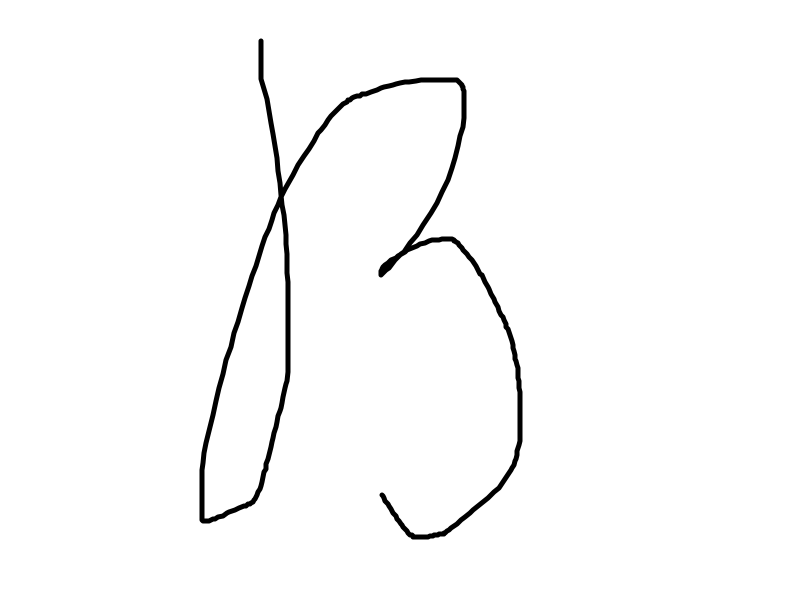
#> input picture ANN #1/Обучающая выборка/Оригинал/В/18.png, 800 x 600 px, given as the content of the folder ие/Лабораторные работы/Л. р. 1/Обучающая выборка/Стандарт/К/, which was not available
$ python main1.py
#> lines starting #> are read from the running program, lines starting #| are printed output that depends on the picture; after the words box and inside, x2 and y2 are one past the last pixel; in counts of white or black regions, pixels touching at a corner belong together
### ANN #1/Project/preprocessing.py
from PIL import Image
import tqdm as tqdm
import os as os
import imageio as imageio
import numpy as np


def image_to_matrix(path):
    image = imageio.imread(path)
#> image is the input picture: shape (600, 800, 4); mean R, G, B, A 250.2, 250.2, 250.2, 255
    return np.where(np.array(np.all(image == 255, 2), dtype=int) == 1, 0, 1)
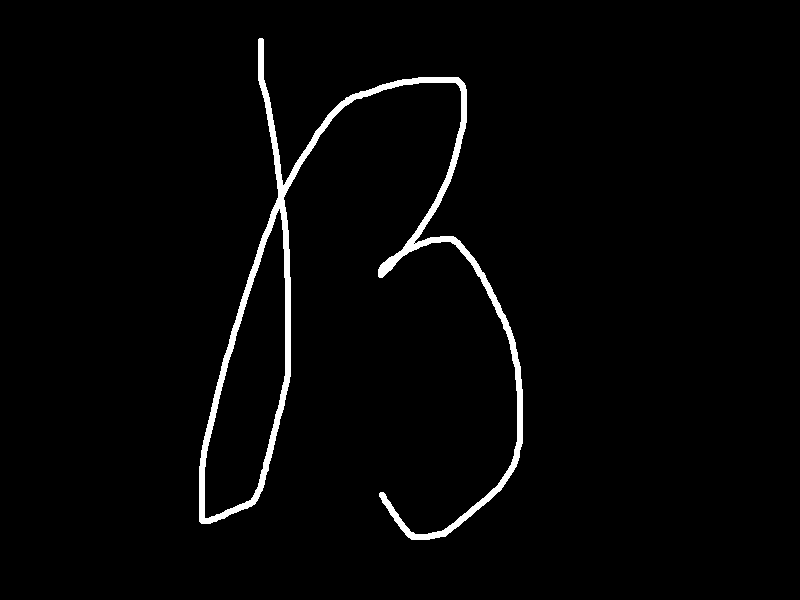
#> returned value: shape (600, 800) int64; values 0 (black) and 1 (white), 2.3% white; 1 white region, box (x1, y1, x2, y2) and area: (199, 38, 523, 540) 11040


# [41 lines left out: functions matrix_to_image, standardize_size, trim_edges, not called in this run]


# [8 lines that do not run on import are left out]
    # [5 lines of commented-out code are left out]

### ANN #1/Project/main1.py
import numpy as np
import ann as ann
import preprocessing as pp
import os as os
import tqdm as tqdm
import matplotlib.pyplot as plt


def classify(output, marks):
    errors = np.empty(len(marks))
    for i in range(len(marks)):
        errors[i] = np.linalg.norm(output - marks[i])
    return marks[errors.argmin()]


def act(x, a):
    return x


def dact(x, a):
    return a / np.cosh(a*x) / np.cosh(a*x)


if __name__ == '__main__':
    standard_width, standard_height = 80, 60
    path_standard = '/Users/ivankachaikin/Documents/Учеба/Нейронные сети и машинное обучение/Лабораторные работы/' \
                    'Л. р. 1/Обучающая выборка/Стандарт/'
    path_original = '/Users/ivankachaikin/Documents/Учеба/Нейронные сети и машинное обучение/Лабораторные работы/' \
                    'Л. р. 1/Обучающая выборка/Оригинал/'
    a = 1.0
    expr_num = 20
    w_lower_bound, w_upper_bound = -0.95, 0.95
    class_number = 2
    epoch_n, learning_rate = 1000, 0.01
    folder_of_sample = 'К/', 'И/', 'В/', 'Нераспознанный символ/', 'Тест/'
    sample, sample_vol = [], 100
    test, test_vol = [], 20
    marks = (np.array([1.0, 0.0]), np.array([0.0, 1.0]))
    tmp = [marks[0] for _ in range(test_vol // class_number)]
    tmp.extend([marks[1] for _ in range(test_vol // class_number)])
    test_output = np.array(tmp)
    sample_errors, test_errors = [], []
    # marks = (np.array([1.0, 0.0, 0.0]), np.array([0.0, 1.0, 0.0]), np.array([0.0, 0.0, 1.0]))
    next_phase_str = ''.join(['#' for _ in range(20)])
    prefix, postfix = '\n\n', '\n\n'
    figsize = (15.0, 7.5)
    # [6 lines of commented-out code are left out]
    print(prefix + next_phase_str + '\nСоставление выборки\n' + next_phase_str + postfix)
    for cl in range(class_number):
        examples_names = [file for file in os.listdir(path_standard + folder_of_sample[cl]) if file.endswith('.png')]
        for ex in tqdm.tqdm(examples_names):
            sample.append(pp.image_to_matrix(path_standard + folder_of_sample[cl] + ex).ravel())
#> pass 2 of the loop `for cl in range(class_number):`:
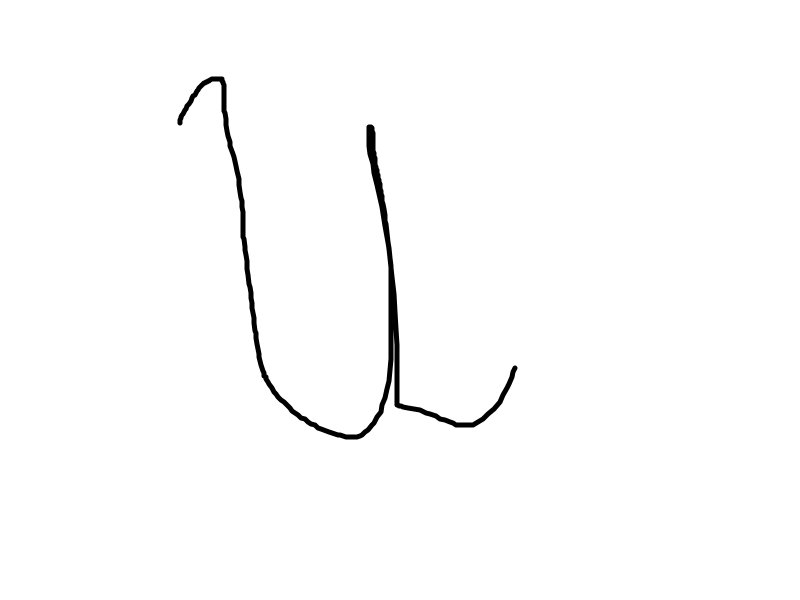
#> input picture ANN #1/Обучающая выборка/Оригинал/И/1.png, 800 x 600 px, found by its file name
#> in image_to_matrix, image is the input picture: shape (600, 800, 4); mean R, G, B, A 252, 252, 252, 255
#> in image_to_matrix (call 2), `return np.where(np.array(np.all(image == 255, 2), dtype=int) == 1, 0, 1)`:
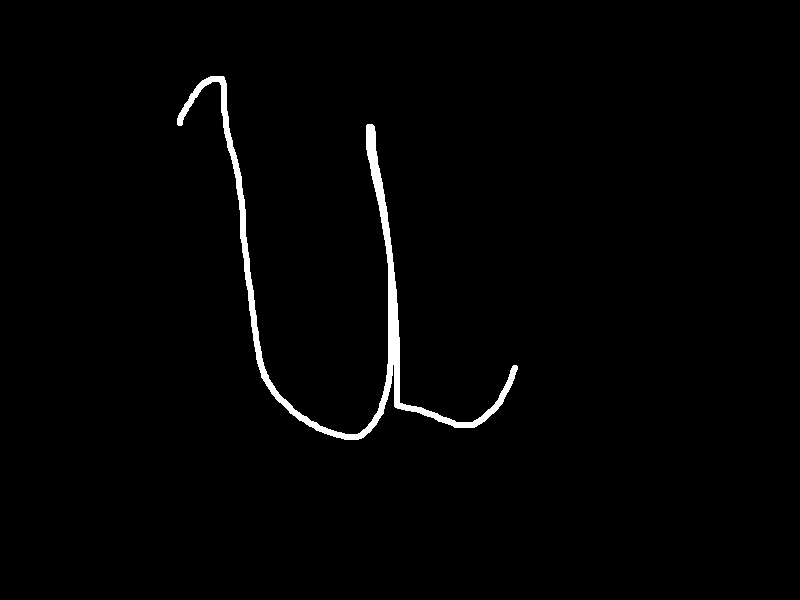
#> returned value: shape (600, 800) int64; values 0 (black) and 1 (white), 1.4% white; 1 white region, box (x1, y1, x2, y2) and area: (177, 76, 518, 440) 6855
    sample = np.array(sample)
    test_names = [file for file in os.listdir(path_standard + folder_of_sample[-1]) if file.endswith('.png')]
    # for t in tqdm.tqdm(test_names):
    #     test.append(pp.image_to_matrix(path_standard + folder_of_sample[-1] + t).ravel())
    for t in tqdm.tqdm(range(test_vol)):
        test.append(pp.image_to_matrix(path_standard + folder_of_sample[-1] + '%i.png' % t).ravel())
#> pass 2 of the loop `for t in tqdm.tqdm(range(test_vol)):`:
#> pass 3 of the loop `for t in tqdm.tqdm(range(test_vol)):`:
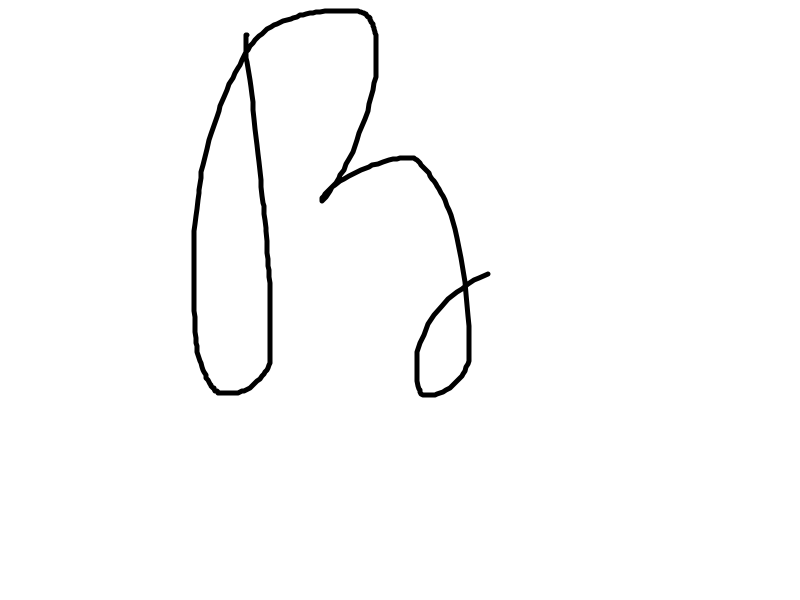
#> input picture ANN #1/Обучающая выборка/Оригинал/В/2.png, 800 x 600 px, found by its file name
#> in image_to_matrix, image is the input picture: shape (600, 800, 4); mean R, G, B, A 250.7, 250.7, 250.7, 255
#> in image_to_matrix (call 5), `return np.where(np.array(np.all(image == 255, 2), dtype=int) == 1, 0, 1)`:
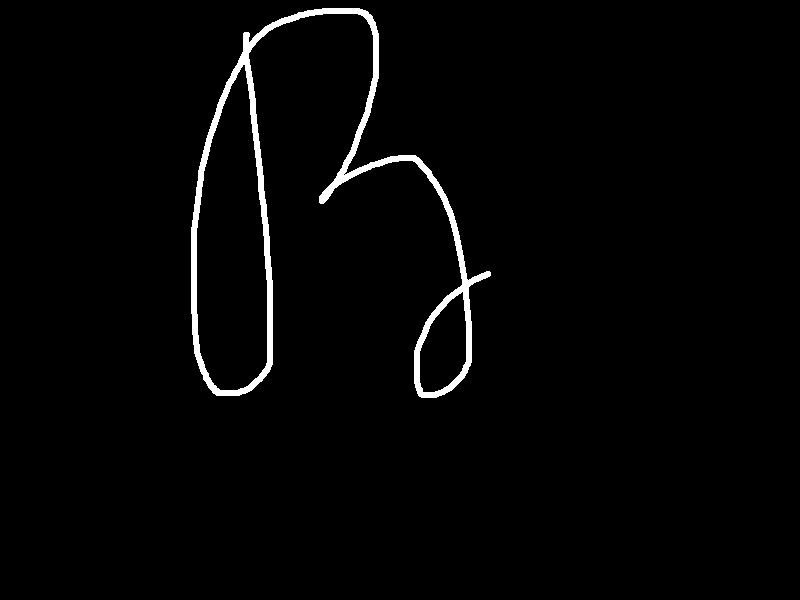
#> returned value: shape (600, 800) int64; values 0 (black) and 1 (white), 2% white; 1 white region, box (x1, y1, x2, y2) and area: (191, 8, 491, 398) 9759
#> (the run stopped early here; a loop or call above may not have finished)
